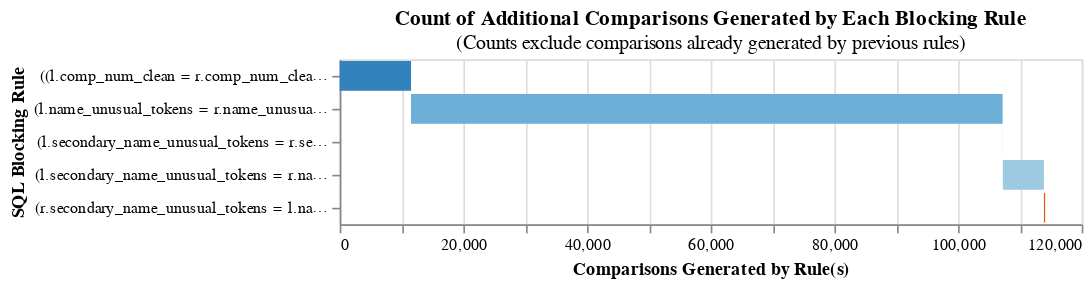

This figure's notebook cell:
### Code cell
linker.cumulative_num_comparisons_from_blocking_rules_chart(
    list(blocking_rules.values())
)

### Figure 1 — Vega-Lite specification as saved in the notebook (floating-point values rounded to 4 significant figures)
{"$schema": "https://vega.github.io/schema/vega-lite/v5.json", "data": {"values": [{"cartesian": 46148700000, "cumulative_rows": 11539, "reduction_ratio": "The rolling reduction ratio with your given blocking rule(s) is 1.0. This represents the reduction in the total number of comparisons due to your rule(s).", "row_count": 11539, "rule": "\n        ((l.comp_num_clean = r.comp_num_clean)) \n        and (\n            l.comp_num_clean <> '' \n            and r.comp_num_clean <> ''\n        )\n    ", "start": 0}, {"cartesian": 46148700000, "cumulative_rows": 107204, "reduction_ratio": "The rolling reduction ratio with your given blocking rule(s) is 0.999998. This represents the reduction in the total number of comparisons due to your rule(s).", "row_count": 95665, "rule": "\n        (l.name_unusual_tokens = r.name_unusual_tokens) \n        and (\n            l.name_unusual_tokens <> '' \n            and r.name_unusual_tokens <> ''\n        )\n    ", "start": 11539}, {"cartesian": 46148700000, "cumulative_rows": 107238, "reduction_ratio": "The rolling reduction ratio with your given blocking rule(s) is 0.999998. This represents the reduction in the total number of comparisons due to your rule(s).", "row_count": 34, "rule": "\n        (l.secondary_name_unusual_tokens = r.secondary_name_unusual_tokens) \n        and (\n            l.secondary_name_unusual_tokens <> '' \n            and r.secondary_name_unusual_tokens <> ''\n        )\n    ", "start": 107204}, {"cartesian": 46148700000, "cumulative_rows": 113882, "reduction_ratio": "The rolling reduction ratio with your given blocking rule(s) is 0.999998. This represents the reduction in the total number of comparisons due to your rule(s).", "row_count": 6644, "rule": "\n        (l.secondary_name_unusual_tokens = r.name_unusual_tokens) \n        and (\n            l.secondary_name_unusual_tokens <> '' \n            and r.name_unusual_tokens <> ''\n        )\n    ", "start": 107238}, {"cartesian": 46148700000, "cumulative_rows": 114078, "reduction_ratio": "The rolling reduction ratio with your given blocking rule(s) is 0.999998. This represents the reduction in the total number of comparisons due to your rule(s).", "row_count": 196, "rule": "\n        (r.secondary_name_unusual_tokens = l.name_unusual_tokens) \n        and (\n            r.secondary_name_unusual_tokens <> '' \n            and l.name_unusual_tokens <> ''\n        )\n    ", "start": 113882}]}, "encoding": {"color": {"field": "rule", "legend": null, "scale": {"scheme": "category20c"}}, "order": {"field": "cumulative_rows"}, "tooltip": [{"field": "rule", "title": "SQL Condition", "type": "nominal"}, {"field": "row_count", "format": ",", "title": "Comparisons Generated", "type": "quantitative"}, {"field": "cumulative_rows", "format": ",", "title": "Cumulative Comparisons", "type": "quantitative"}, {"field": "cartesian", "format": ",", "title": "Cartesian Product of Input Data", "type": "quantitative"}, {"field": "reduction_ratio", "title": "Reduction Ratio (cumulative rows/cartesian product)", "type": "nominal"}], "x": {"field": "start", "title": "Comparisons Generated by Rule(s)", "type": "quantitative"}, "x2": {"field": "cumulative_rows"}, "y": {"field": "rule", "sort": ["-x2"], "title": "SQL Blocking Rule"}}, "height": {"step": 20}, "mark": "bar", "title": {"subtitle": "(Counts exclude comparisons already generated by previous rules)", "text": "Count of Additional Comparisons Generated by Each Blocking Rule"}, "width": 450}
